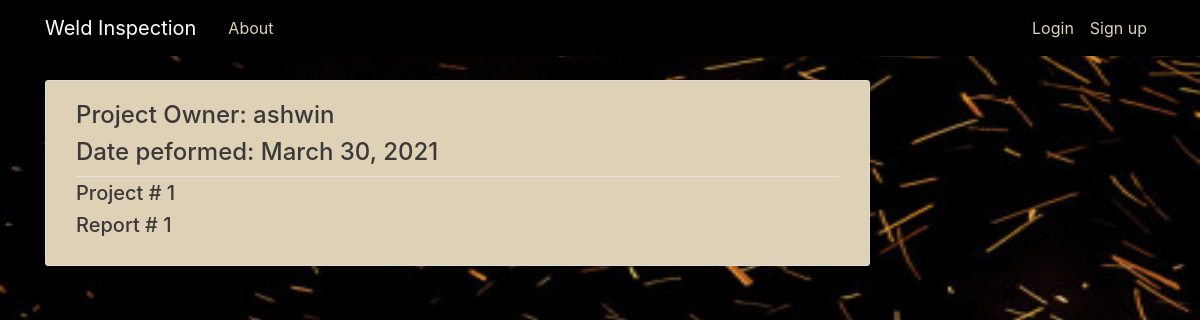
Before: /new/proj/1/ with the older database file.
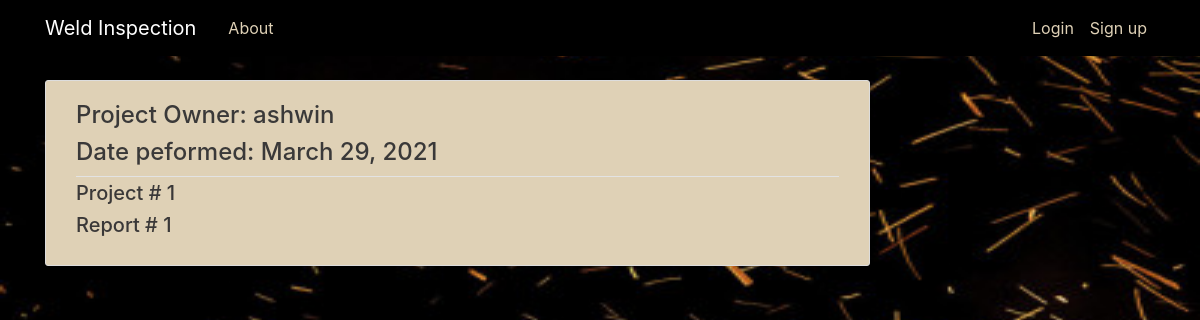
After: the same page with the newer database file.
### inspection/models.py (models this page shows, shortened)
class project(models.Model):
    project_number=models.IntegerField(primary_key=True)
    report_number=models.IntegerField(unique=True)
    data_perform=models.DateTimeField(default=datetime.now())
    project_user_name=models.ForeignKey(User,on_delete=models.CASCADE)

### inspection/views.py (the view)
# urls.py: path('new/proj/<int:pk>/',ProjectDetailView.as_view(),name='project-detail'),
class ProjectDetailView(DetailView):
    model = project
    template_name='inspection/project_detail.html'

### inspection/templates/inspection/project_detail.html
{% extends "inspection/base.html" %}
{% block content %}
  <article class="media content-section">
    <div class="media-body">
      <div class="article-metadata">
        <h4>Project Owner: {{ object.project_user_name }}</h4>
        <h4>Date peformed: {{ object.data_perform|date:"F d, Y" }}</h4>
      </div>
      <h5 class="article-title">Project # {{ object.project_number }}</h5>
      <h5 class="article-title">Report # {{ object.report_number }}</h5>
    </div>
  </article>
{% endblock content %}

Changed rows visible on the page:
changed project "ashwin": data_perform "March 30, 2021" → "March 29, 2021"
